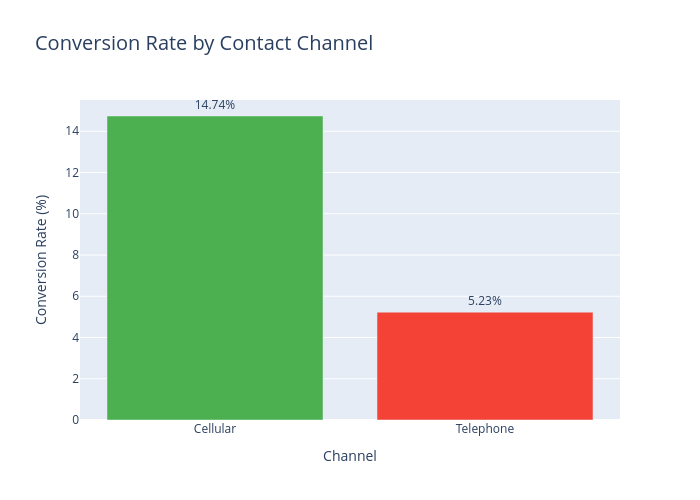

Notebook source saved alongside this figure:
### Code cell
channel_data = pd.DataFrame({
    'Channel': ['Cellular', 'Telephone'],
    'Conversion Rate': [14.74, 5.23],
    'Drop-off Rate': [85.26, 94.77]
})

fig = go.Figure()
fig.add_trace(go.Bar(
    name='Conversion Rate %',
    x=channel_data['Channel'],
    y=channel_data['Conversion Rate'],
    marker_color=['#4CAF50', '#F44336'],
    text=channel_data['Conversion Rate'].apply(lambda x: f'{x}%'),
    textposition='outside'
))

fig.update_layout(
    title='Conversion Rate by Contact Channel',
    yaxis_title='Conversion Rate (%)',
    xaxis_title='Channel',
    title_font_size=20,
    width=700, height=500
)

fig.write_html('../outputs/02_channel_conversion.html')
fig.show()
print("Saved: 02_channel_conversion.html")

### Figure 1 — Plotly figure (JSON) as saved in the notebook; plotly's stock layout.template omitted (floating-point values rounded to 4 significant figures)
{"data": [{"marker": {"color": ["#4CAF50", "#F44336"]}, "name": "Conversion Rate %", "text": ["14.74%", "5.23%"], "textposition": "outside", "type": "bar", "x": ["Cellular", "Telephone"], "y": [14.74, 5.23]}], "layout": {"height": 500, "title": {"font": {"size": 20}, "text": "Conversion Rate by Contact Channel"}, "width": 700, "xaxis": {"title": {"text": "Channel"}}, "yaxis": {"title": {"text": "Conversion Rate (%)"}}}}
